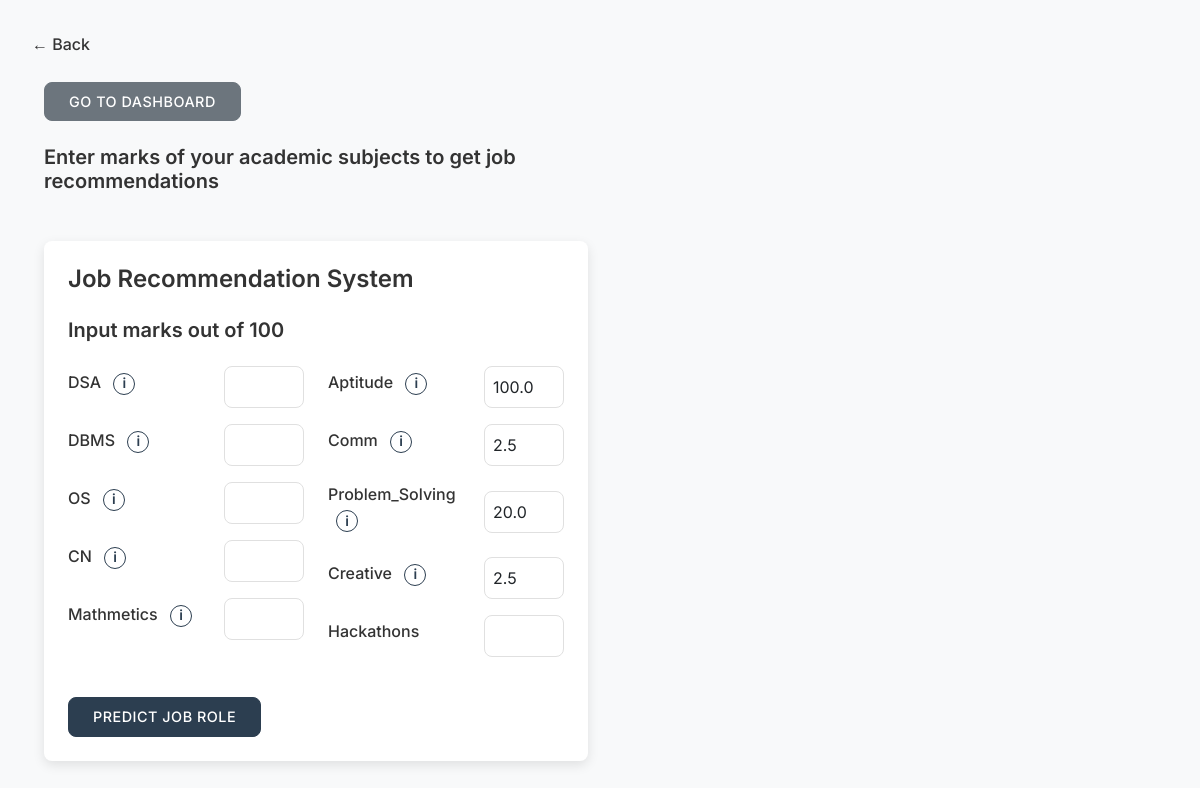
Page /job_recommendation (signed in) on the committed database.
### app.py (models this page shows)
class Assessment(db.Model):
    id = db.Column(db.Integer, primary_key=True)
    user_id = db.Column(db.Integer, db.ForeignKey('user.id'), nullable=False)
    assessment_type = db.Column(db.String(50), nullable=False)
    score = db.Column(db.Float)
    date_taken = db.Column(db.DateTime, default=datetime.utcnow)

### app.py (the view, shortened to what this page needs)
@app.route('/job_recommendation', methods=['GET', 'POST'])
@login_required
def job_recommendation():
    test_scores = {}  # Default empty dictionary for test_scores
    aptitude = Assessment.query.filter_by(user_id=current_user.id, assessment_type='Aptitude Test').order_by(Assessment.date_taken.desc()).first()
    communication = Assessment.query.filter_by(user_id=current_user.id, assessment_type='Communication Test').order_by(Assessment.date_taken.desc()).first()
    problem_solving = Assessment.query.filter_by(user_id=current_user.id, assessment_type='Coding Test').order_by(Assessment.date_taken.desc()).first()
    creative = Assessment.query.filter_by(user_id=current_user.id, assessment_type='Creativity Test').order_by(Assessment.date_taken.desc()).first()
    test_scores = {
        "Aptitude": aptitude.score if aptitude else 0,
        "Comm": communication.score if communication else 0,
        "Problem_Solving": problem_solving.score if problem_solving else 0,
        "Creative": creative.score if creative else 0
    }
    return render_template('job_recommendation.html', test_scores=test_scores)

### app.py (called while the page is built)
@login_manager.user_loader
def load_user(user_id):
    return User.query.get(int(user_id))

### templates/job_recommendation.html (shortened to what this page needs)
<!DOCTYPE html>
<html lang="en">
<head>
  <link rel="stylesheet" href="https://cdn.jsdelivr.net/npm/bootstrap@5.3.0/dist/css/bootstrap.min.css"/>
</head>
<body>
  <button onclick="window.history.back()" class="back-button">&#8592; Back</button>
  <div class="container">
    <a href="{{ url_for('dashboard') }}" class="btn btn-secondary mb-4">Go to Dashboard</a>
  </div>
  <div class="container">
    <div class="row">
      <div class="col-md-6">
        <h5>Enter marks of your academic subjects to get job recommendations</h5>
      </div>
    </div>
  </div>
  <div class="container mt-4">
    <div class="row">
      <div class="col-md-6">
        <div class="form-card">
          <h4 class="mb-4">Job Recommendation System</h4>
          <h5>Input marks out of 100</h5>
          <form method="POST">
            <div class="row">
              <div class="col-md-6">
                {% for subject in ["DSA", "DBMS", "OS", "CN", "Mathmetics"] %}
                <div class="row mb-3 align-items-center">
                  <div class="col">
                    <label class="form-label">
                      {{ subject }}
                      <button type="button" class="info-btn ms-2" data-bs-toggle="modal" data-bs-target="#descModal" data-subject="{{ subject }}">i</button>
                    </label>
                  </div>
                  <div class="col-auto">
                    <input type="number" class="form-control small-input" name="{{ subject }}" min="0" max="100" required>
                  </div>
                </div>
                {% endfor %}
              </div>
              <div class="col-md-6">
                {% for subject in ["Aptitude", "Comm", "Problem_Solving", "Creative"] %}
                <div class="row mb-3 align-items-center">
                  <div class="col">
                    <label class="form-label">
                      {{ subject }}
                      <button type="button" class="info-btn ms-2" data-bs-toggle="modal" data-bs-target="#descModal" data-subject="{{ subject }}">i</button>
                    </label>
                  </div>
                  <div class="col-auto">
                    <input type="number" class="form-control small-input" name="{{ subject }}" value="{{ test_scores.get(subject, '') }}" min="0" max="100" step="any" required>
                  </div>
                </div>
                {% endfor %}
                <div class="row mb-3 align-items-center">
                  <div class="col">
                    <label class="form-label">Hackathons</label>
                  </div>
                  <div class="col-auto">
                    <input type="number" class="form-control small-input" name="Hackathons" min="0" required>
                  </div>
                </div>
              </div>
            </div>
            <div class="mt-4">
              <button type="submit" class="btn btn-primary">Predict Job Role</button>
            </div>
          </form>
        </div>
      </div>
      <div class="col-md-6">
      </div>
    </div>
  </div>
</body>
</html>

### templates/job_recommendation.html (style rules this page uses)
:root { --primary-color: #333333; --secondary-color: #555555; --accent-color: #2c3e50; --light-grey: #f5f5f5; --medium-grey: #e0e0e0; --dark-grey: #444444; --text-color: #333333; --border-radius: 8px; --box-shadow: 0 4px 12px rgba(0, 0, 0, 0.1); --transition: all 0.3s ease; }
body { font-family: 'Inter', 'Segoe UI', sans-serif; color: var(--text-color); background-color: #f8f9fa; line-height: 1.6; padding: 2rem; }
h4, h5 { font-weight: 600; color: var(--primary-color); margin-bottom: 1.5rem; }
.small-input { width: 80px; border-radius: var(--border-radius); border: 1px solid var(--medium-grey); padding: 0.5rem; transition: var(--transition); }
.back-button { display: inline-flex; align-items: center; background: none; border: none; color: var(--primary-color); font-size: 1rem; font-weight: 500; cursor: pointer; margin-bottom: 1.5rem; transition: var(--transition); padding: 0; }
.form-card { background-color: white; border-radius: var(--border-radius); box-shadow: var(--box-shadow); padding: 1.5rem; }
.form-label { font-weight: 500; margin-bottom: 0.5rem; }
.btn { border-radius: var(--border-radius); padding: 0.5rem 1.5rem; font-weight: 500; transition: var(--transition); text-transform: uppercase; font-size: 0.9rem; letter-spacing: 0.5px; }
.btn-primary { background-color: var(--accent-color); border-color: var(--accent-color); }
.info-btn { width: 22px; height: 22px; border-radius: 50%; background-color: white; border: 1px solid var(--accent-color); color: var(--accent-color); font-size: 14px; font-weight: 600; text-align: center; padding: 0; line-height: 1.2; display: inline-flex; justify-content: center; align-items: center; transition: var(--transition); }

### rows in the picture
Assessment: Aptitude "100.0"
Assessment: Comm "2.5"
Assessment: Problem_Solving "20.0"
Assessment: Creative "2.5"

### other values in the picture
{{ subject }} "DSA" "DBMS" "OS" "CN" "Mathmetics"
{{ subject }} "Aptitude" "Comm" "Problem_Solving" "Creative"
